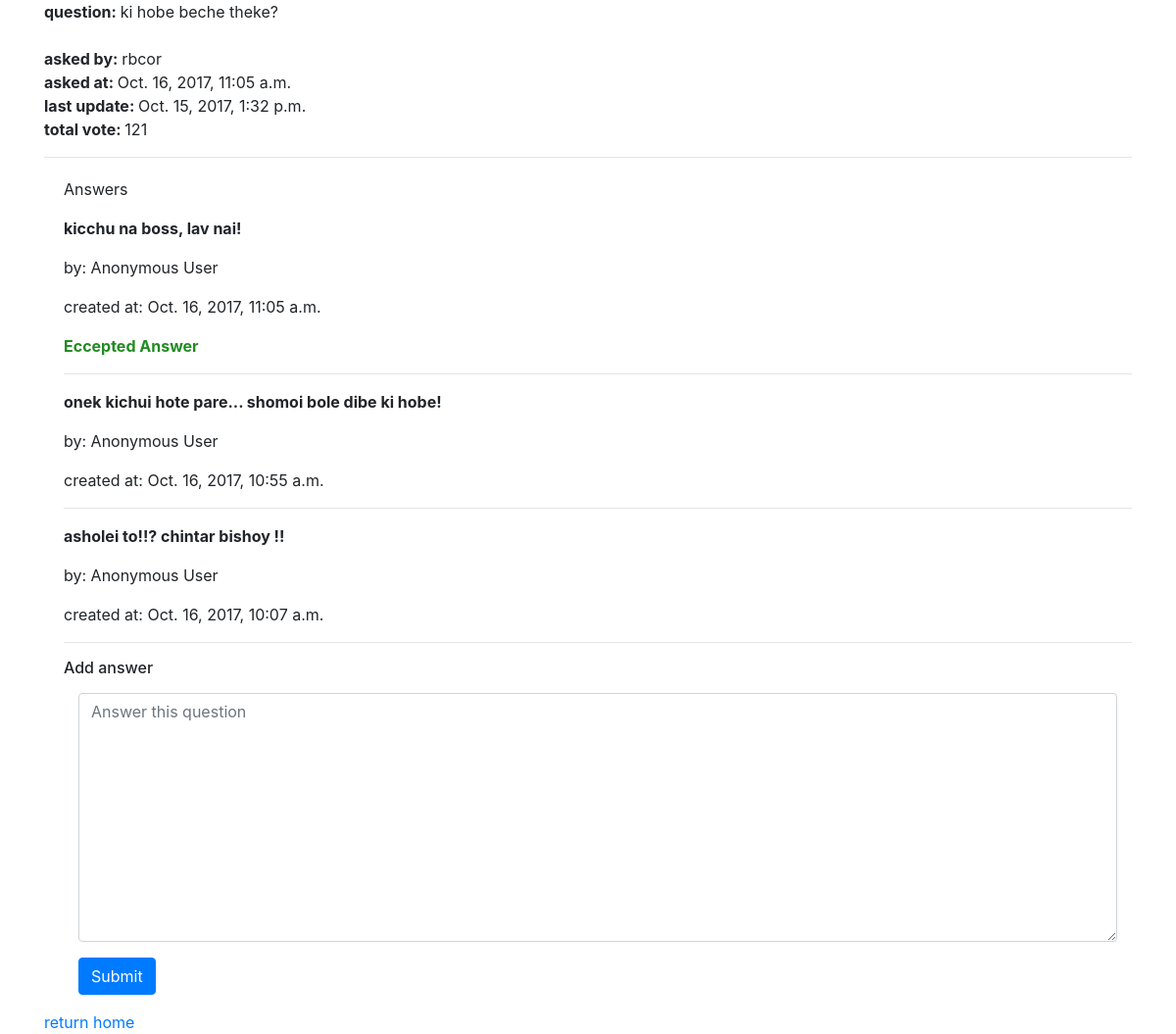
The page /qs/detail/1/ on the database as committed earlier.
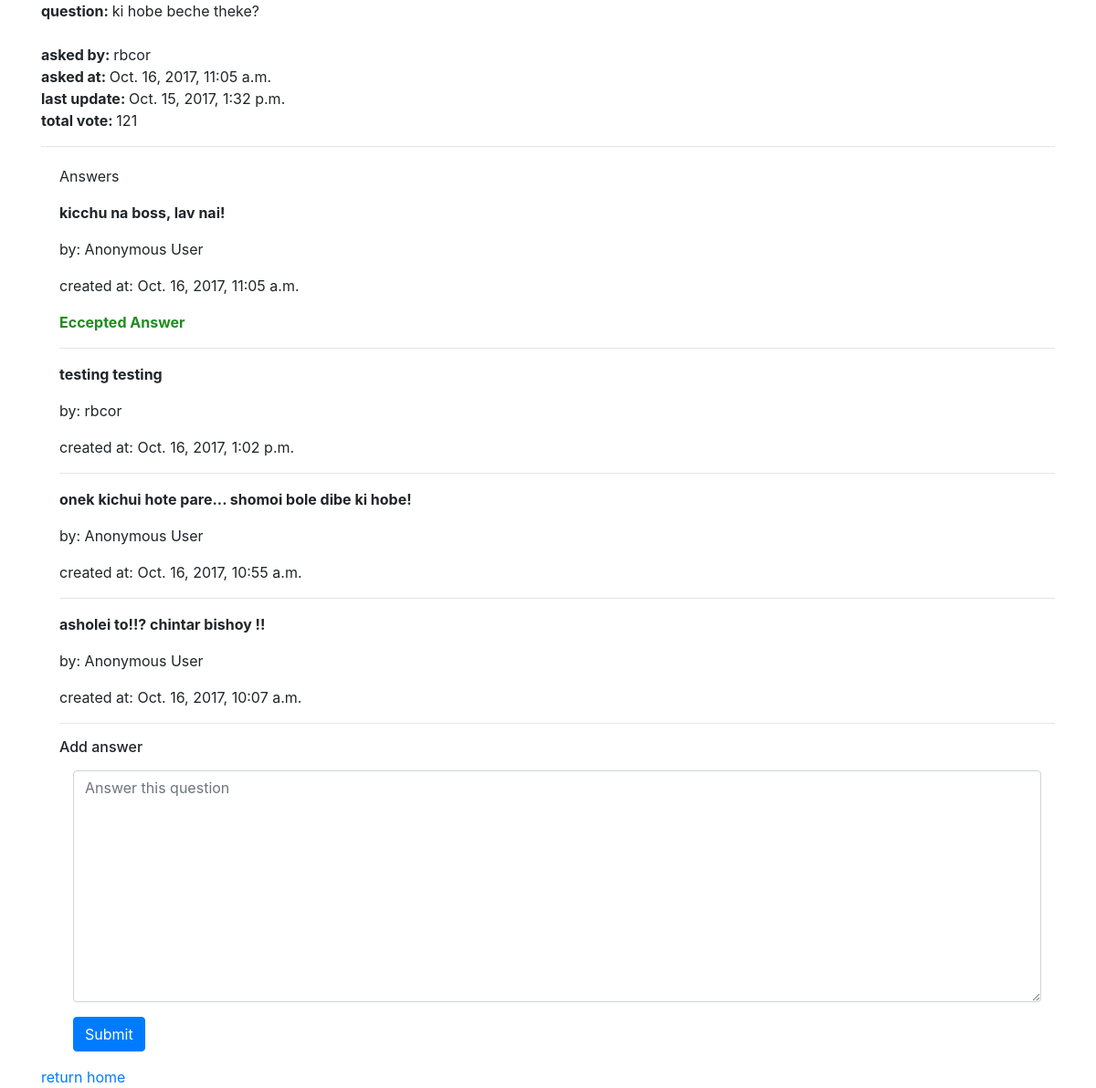
The same page on the database as committed later.
### question/models.py (models this page shows, shortened)
class Question(models.Model):
    user       = models.ForeignKey(User, on_delete= models.SET_NULL, null=True, blank=True)
    text       = models.TextField()
    created    = models.DateTimeField(auto_now=True)
    updated    = models.DateTimeField(auto_now_add=True)
    upvote     = models.PositiveIntegerField(default=0)
    is_banned  = models.BooleanField(default=False)
    class Meta:
        ordering = ['-created', 'upvote']

### answer/models.py (models this page shows, shortened)
class Answer(models.Model):
    user       = models.ForeignKey(User, on_delete= models.SET_NULL, null=True, blank=True)
    question   = models.ForeignKey(Question, on_delete=models.CASCADE)
    text       = models.TextField()
    created    = models.DateTimeField(auto_now=True)
    updated    = models.DateTimeField(auto_now_add=True)
    upvote     = models.PositiveIntegerField(default=0)
    accepted  = models.BooleanField(default=False)
    class Meta:
        ordering = ['-accepted','upvote', '-created']

### question/views.py (the view)
# urls.py: url(r'^detail/(?P<pk>\d+)/$', views.question_detail, name='detail'),
def question_detail(request, pk):
    question = get_object_or_404(Question, pk=pk)
    context = {'question':question}
    if request.method == 'POST':
        answer_form = AnswerForm(request.POST)
        if answer_form.is_valid():
            answer_text = answer_form.cleaned_data.get('text')
            new_answer = Answer()
            new_answer.text = answer_text
            if request.user.is_authenticated():
                new_answer.user = request.user
            new_answer.question = question
            new_answer.save()
            context['answer_saved']=True
            answer_form = AnswerForm()
        context['answer_form'] = answer_form
        return render(request, 'question/detail.html', context)
    else:
        answer_form = AnswerForm()
        context['answer_form']=answer_form
    return render(request, 'question/detail.html', context)

### answer/forms.py
class AnswerForm(forms.Form):
    text = forms.CharField(label='', widget=forms.Textarea(attrs={'placeholder': 'Answer this question', 'class': 'form-control'}))
    class Meta:
        fields = ['text']

### question/templates/question/detail.html (shortened to what this page needs)
{% extends 'question/base.html' %}
{% block content %}
    <strong>question: </strong>{{ question.text }}<br /><br />
    <strong>asked by: </strong>{% if question.user %}
                                    {{ question.user }}
                                {% else %}
                                    Anonymous User
                                {% endif %}<br />
    <strong>asked at: </strong>{{ question.created }}<br />
    <strong>last update: </strong>{{ question.updated }}<br />
    <strong>total vote: </strong>{{ question.upvote }}<br />
    <hr />
    <div style="margin-left:20px;margin-top:20px">
        {% if question.answer_set.all %}
            <p>Answers</p>
            {% for answer in question.answer_set.all %}
                <p><strong>{{ answer.text }}</strong></p>
                <p>by: {% if answer.user %}
                        {{ answer.user }}
                    {% else %}
                        Anonymous User
                    {% endif %}</p>
                <p>created at: {{ answer.created }}</p>
                <p>{% if answer.accepted %}
                        <strong style="color:forestgreen">Eccepted Answer</strong>
                    {% endif %}
                </p>
                <hr />
            {% endfor %}
        {% endif %}
        <h6>Add answer</h6>
        <div class="container">
            <form action="" method="POST" class="mt-3">
                <div class="form-group">
                    {{ answer_form.as_p }}
                    <input type="submit" value="Submit" class="btn btn-primary">
                </div>
            </form>
        </div>
    </div>
    <a href="{% url 'question:index' %}">return home</a>
{% endblock %}

### question/templates/question/base.html (shortened to what this page needs)
<html>
<head>
    <link rel="stylesheet" href="https://maxcdn.bootstrapcdn.com/bootstrap/4.0.0-beta/css/bootstrap.min.css">
</head>
    <body>
      <div class="container">
        {% block content %}
        {% endblock %}
      </div>
    </body>
</html>

Rows that differ between the two databases and show on the page:
added Answer: text "testing testing", user "rbcor", created "Oct. 16, 2017, 1:02 p.m."
